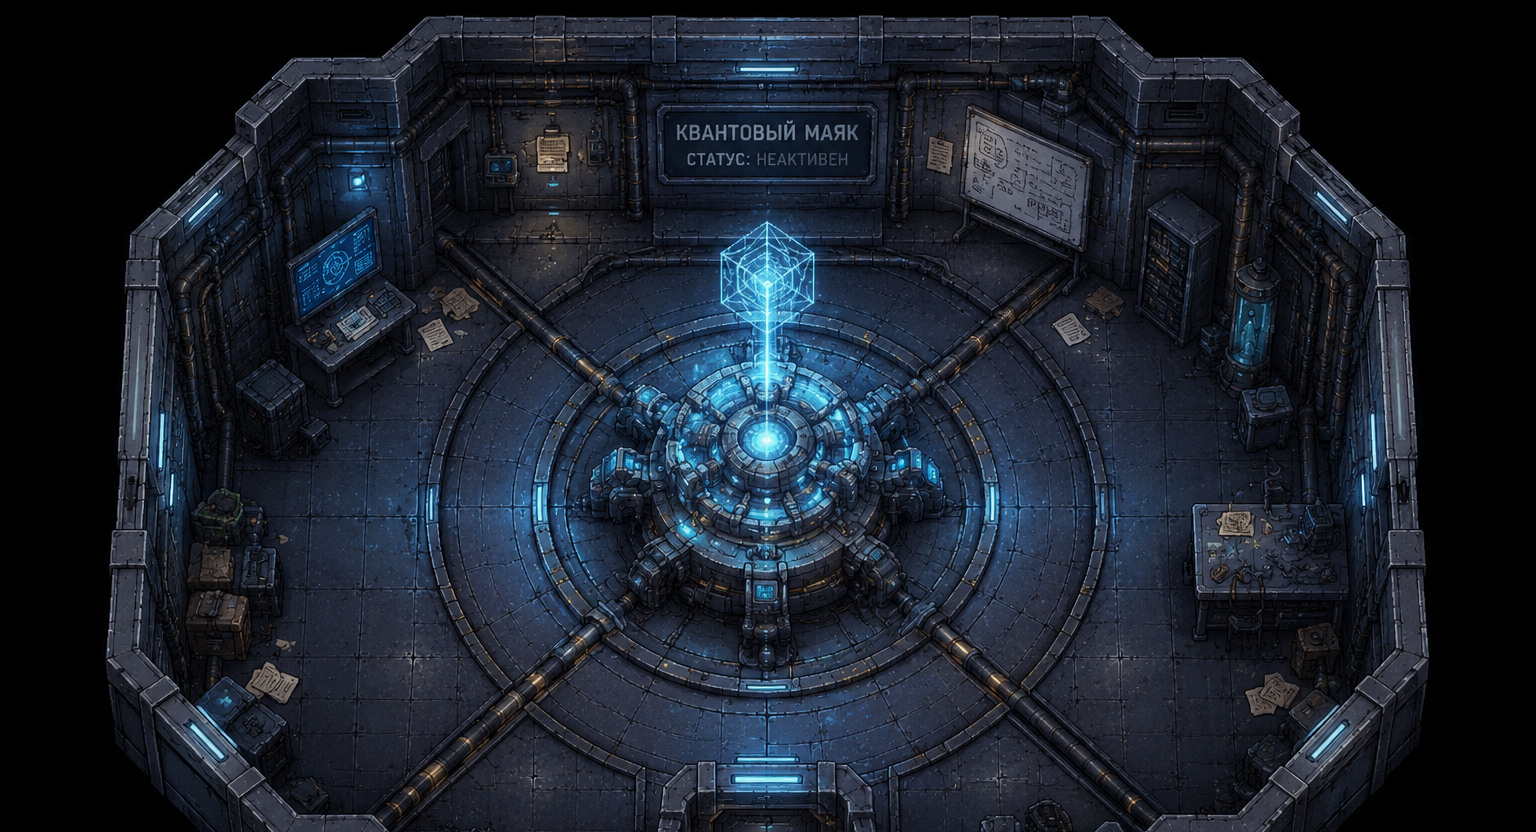

A 2D game scene composited from a Tiled map and its tileset images. What follows is a short description and the map's XML, with every tile layer's data as written:
An orthogonal 48x26 tile map with 32x32 px tiles, 1 tile layer (Слой тайлов 1) and 1 object (exit8).

<map version="1.10" tiledversion="1.12.1" orientation="orthogonal" renderorder="right-down" width="48" height="26" tilewidth="32" tileheight="32" infinite="0" nextlayerid="3" nextobjectid="2">
 <tileset firstgid="1" name="mauak" tilewidth="32" tileheight="32" tilecount="1536" columns="48">
  <image source="mauak.png" width="1536" height="1024" />
 </tileset>
 <layer id="1" name="Слой тайлов 1" width="48" height="26">
  <data encoding="csv">
1,2,3,4,5,6,7,8,9,10,11,12,13,14,15,16,17,18,19,20,21,22,23,24,25,26,27,28,29,30,31,32,33,34,35,36,37,38,39,40,41,42,43,44,45,46,47,48,
49,50,51,52,53,54,55,56,57,58,59,60,61,62,63,64,65,66,67,68,69,70,71,72,73,74,75,76,77,78,79,80,81,82,83,84,85,86,87,88,89,90,91,92,93,94,95,96,
97,98,99,100,101,102,103,104,105,106,107,108,109,110,111,112,113,114,115,116,117,118,119,120,121,122,123,124,125,126,127,128,129,130,131,132,133,134,135,136,137,138,139,140,141,142,143,144,
145,146,147,148,149,150,151,152,153,154,155,156,157,158,159,160,161,162,163,164,165,166,167,168,169,170,171,172,173,174,175,176,177,178,179,180,181,182,183,184,185,186,187,188,189,190,191,192,
193,194,195,196,197,198,199,200,201,202,203,204,205,206,207,208,209,210,211,212,213,214,215,216,217,218,219,220,221,222,223,224,225,226,227,228,229,230,231,232,233,234,235,236,237,238,239,240,
241,242,243,244,245,246,247,248,249,250,251,252,253,254,255,256,257,258,259,260,261,262,263,264,265,266,267,268,269,270,271,272,273,274,275,276,277,278,279,280,281,282,283,284,285,286,287,288,
289,290,291,292,293,294,295,296,297,298,299,300,301,302,303,304,305,306,307,308,309,310,311,312,313,314,315,316,317,318,319,320,321,322,323,324,325,326,327,328,329,330,331,332,333,334,335,336,
337,338,339,340,341,342,343,344,345,346,347,348,349,350,351,352,353,354,355,356,357,358,359,360,361,362,363,364,365,366,367,368,369,370,371,372,373,374,375,376,377,378,379,380,381,382,383,384,
385,386,387,388,389,390,391,392,393,394,395,396,397,398,399,400,401,402,403,404,405,406,407,408,409,410,411,412,413,414,415,416,417,418,419,420,421,422,423,424,425,426,427,428,429,430,431,432,
433,434,435,436,437,438,439,440,441,442,443,444,445,446,447,448,449,450,451,452,453,454,455,456,457,458,459,460,461,462,463,464,465,466,467,468,469,470,471,472,473,474,475,476,477,478,479,480,
481,482,483,484,485,486,487,488,489,490,491,492,493,494,495,496,497,498,499,500,501,502,503,504,505,506,507,508,509,510,511,512,513,514,515,516,517,518,519,520,521,522,523,524,525,526,527,528,
529,530,531,532,533,534,535,536,537,538,539,540,541,542,543,544,545,546,547,548,549,550,551,552,553,554,555,556,557,558,559,560,561,562,563,564,565,566,567,568,569,570,571,572,573,574,575,576,
577,578,579,580,581,582,583,584,585,586,587,588,589,590,591,592,593,594,595,596,597,598,599,600,601,602,603,604,605,606,607,608,609,610,611,612,613,614,615,616,617,618,619,620,621,622,623,624,
625,626,627,628,629,630,631,632,633,634,635,636,637,638,639,640,641,642,643,644,645,646,647,648,649,650,651,652,653,654,655,656,657,658,659,660,661,662,663,664,665,666,667,668,669,670,671,672,
673,674,675,676,677,678,679,680,681,682,683,684,685,686,687,688,689,690,691,692,693,694,695,696,697,698,699,700,701,702,703,704,705,706,707,708,709,710,711,712,713,714,715,716,717,718,719,720,
721,722,723,724,725,726,727,728,729,730,731,732,733,734,735,736,737,738,739,740,741,742,743,744,745,746,747,748,749,750,751,752,753,754,755,756,757,758,759,760,761,762,763,764,765,766,767,768,
769,770,771,772,773,774,775,776,777,778,779,780,781,782,783,784,785,786,787,788,789,790,791,792,793,794,795,796,797,798,799,800,801,802,803,804,805,806,807,808,809,810,811,812,813,814,815,816,
817,818,819,820,821,822,823,824,825,826,827,828,829,830,831,832,833,834,835,836,837,838,839,840,841,842,843,844,845,846,847,848,849,850,851,852,853,854,855,856,857,858,859,860,861,862,863,864,
865,866,867,868,869,870,871,872,873,874,875,876,877,878,879,880,881,882,883,884,885,886,887,888,889,890,891,892,893,894,895,896,897,898,899,900,901,902,903,904,905,906,907,908,909,910,911,912,
913,914,915,916,917,918,919,920,921,922,923,924,925,926,927,928,929,930,931,932,933,934,935,936,937,938,939,940,941,942,943,944,945,946,947,948,949,950,951,952,953,954,955,956,957,958,959,960,
961,962,963,964,965,966,967,968,969,970,971,972,973,974,975,976,977,978,979,980,981,982,983,984,985,986,987,988,989,990,991,992,993,994,995,996,997,998,999,1000,1001,1002,1003,1004,1005,1006,1007,1008,
1009,1010,1011,1012,1013,1014,1015,1016,1017,1018,1019,1020,1021,1022,1023,1024,1025,1026,1027,1028,1029,1030,1031,1032,1033,1034,1035,1036,1037,1038,1039,1040,1041,1042,1043,1044,1045,1046,1047,1048,1049,1050,1051,1052,1053,1054,1055,1056,
1057,1058,1059,1060,1061,1062,1063,1064,1065,1066,1067,1068,1069,1070,1071,1072,1073,1074,1075,1076,1077,1078,1079,1080,1081,1082,1083,1084,1085,1086,1087,1088,1089,1090,1091,1092,1093,1094,1095,1096,1097,1098,1099,1100,1101,1102,1103,1104,
1105,1106,1107,1108,1109,1110,1111,1112,1113,1114,1115,1116,1117,1118,1119,1120,1121,1122,1123,1124,1125,1126,1127,1128,1129,1130,1131,1132,1133,1134,1135,1136,1137,1138,1139,1140,1141,1142,1143,1144,1145,1146,1147,1148,1149,1150,1151,1152,
1153,1154,1155,1156,1157,1158,1159,1160,1161,1162,1163,1164,1165,1166,1167,1168,1169,1170,1171,1172,1173,1174,1175,1176,1177,1178,1179,1180,1181,1182,1183,1184,1185,1186,1187,1188,1189,1190,1191,1192,1193,1194,1195,1196,1197,1198,1199,1200,
1201,1202,1203,1204,1205,1206,1207,1208,1209,1210,1211,1212,1213,1214,1215,1216,1217,1218,1219,1220,1221,1222,1223,1224,1225,1226,1227,1228,1229,1230,1231,1232,1233,1234,1235,1236,1237,1238,1239,1240,1241,1242,1243,1244,1245,1246,1247,1248
</data>
 </layer>
 <objectgroup id="2" name="exit">
  <object id="1" name="exit8" x="266.667" y="430.303" width="18.1818" height="133.333" />
 </objectgroup>
</map>
